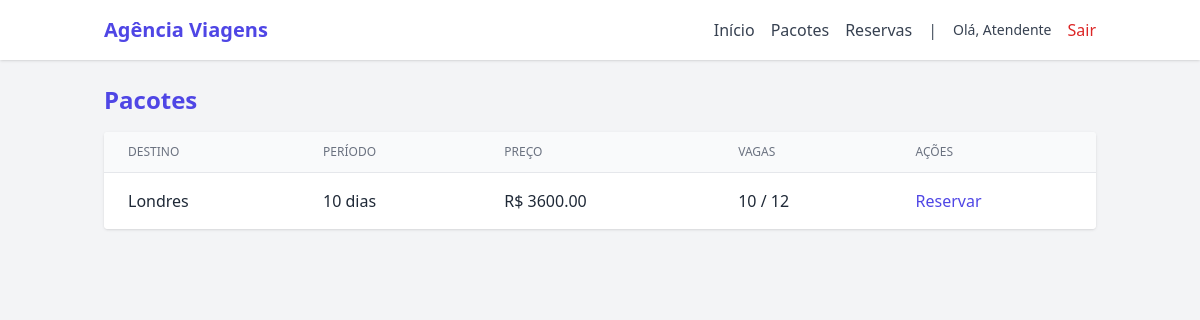
The app's page /pacotes (signed in) with its own data.
### app/models.py (models this page shows)
class User(db.Model, UserMixin):
    id = db.Column(db.Integer, primary_key=True)
    nome = db.Column(db.String(150), nullable=False)
    email = db.Column(db.String(150), unique=True, nullable=False)
    senha = db.Column(db.String(200), nullable=False)
    perfil = db.Column(db.String(20), default="atendente")
    criado_em = db.Column(db.DateTime, default=datetime.utcnow)

class Pacote(db.Model):
    id = db.Column(db.Integer, primary_key=True)
    destino = db.Column(db.String(150), nullable=False)
    periodo = db.Column(db.String(100), nullable=False)
    preco = db.Column(db.Float, nullable=False)
    vagas_min = db.Column(db.Integer, nullable=False)
    vagas_max = db.Column(db.Integer, nullable=False)
    vagas_disponiveis = db.Column(db.Integer, nullable=False)
    categoria = db.Column(db.String(100))
    criado_em = db.Column(db.DateTime, default=datetime.utcnow)

### app/views.py (the view)
@app.route("/pacotes")
@login_required
def listar_pacotes():
    pacotes = Pacote.query.order_by(Pacote.criado_em.desc()).all()
    return render_template("listar_pacotes.html", pacotes=pacotes)

### app/views.py (called while the page is built)
@login_manager.user_loader
def load_user(user_id):
    return User.query.get(int(user_id))

### app/templates/listar_pacotes.html (shortened to what this page needs)
{% extends "base.html" %}
{% block content %}
<div class="flex justify-between items-center mb-4">
  <h2 class="text-2xl font-bold text-indigo-600">Pacotes</h2>
</div>
<div class="bg-white rounded shadow overflow-hidden">
<table class="min-w-full divide-y divide-gray-200">
  <thead class="bg-gray-50">
    <tr>
      <th class="px-6 py-3 text-left text-xs font-medium text-gray-500 uppercase">Destino</th>
      <th class="px-6 py-3 text-left text-xs font-medium text-gray-500 uppercase">Período</th>
      <th class="px-6 py-3 text-left text-xs font-medium text-gray-500 uppercase">Preço</th>
      <th class="px-6 py-3 text-left text-xs font-medium text-gray-500 uppercase">Vagas</th>
      <th class="px-6 py-3 text-left text-xs font-medium text-gray-500 uppercase">Ações</th>
    </tr>
  </thead>
  <tbody class="bg-white divide-y divide-gray-200">
    {% for p in pacotes %}
    <tr>
      <td class="px-6 py-4 whitespace-nowrap">{{ p.destino }}</td>
      <td class="px-6 py-4 whitespace-nowrap">{{ p.periodo }}</td>
      <td class="px-6 py-4 whitespace-nowrap">R$ {{ '%.2f'|format(p.preco) }}</td>
      <td class="px-6 py-4 whitespace-nowrap">{{ p.vagas_disponiveis }} / {{ p.vagas_max }}</td>
      <td class="px-6 py-4 whitespace-nowrap">
        <div class="flex space-x-2">
          <a href="{{ url_for('nova_reserva', pacote_id=p.id) }}" class="text-indigo-600">Reservar</a>
        </div>
      </td>
    </tr>
    {% endfor %}
  </tbody>
</table>
</div>
{% endblock %}

### app/templates/nav.html
<nav class="bg-white shadow">
  <div class="container mx-auto px-4 py-4 flex justify-between items-center">
    <a href="{{ url_for('index') }}" class="text-xl font-bold text-indigo-600">Agência Viagens</a>
    <div class="space-x-4 flex items-center">
      <a href="{{ url_for('index') }}" class="text-gray-700 hover:text-indigo-600">Início</a>
      <a href="{{ url_for('listar_pacotes') }}" class="text-gray-700 hover:text-indigo-600">Pacotes</a>
      <a href="{{ url_for('gestao_reservas') }}" class="text-gray-700 hover:text-indigo-600">Reservas</a>
      {% if current_user.is_authenticated %}
        <span class="text-gray-600">|</span>
        <span class="text-sm text-gray-700 mr-2">Olá, {{ current_user.nome }}</span>
        <a href="{{ url_for('logout') }}" class="text-red-600 hover:underline">Sair</a>
      {% else %}
        <a href="{{ url_for('login') }}" class="text-gray-700 hover:text-indigo-600">Login</a>
        <a href="{{ url_for('register') }}" class="text-gray-700 hover:text-indigo-600">Registrar</a>
      {% endif %}
    </div>
  </div>
</nav>

### records on screen
User: nome "Atendente"
Pacote: destino "Londres", periodo "10 dias", preco "3600.00", vagas_disponiveis "10", vagas_max "12"
